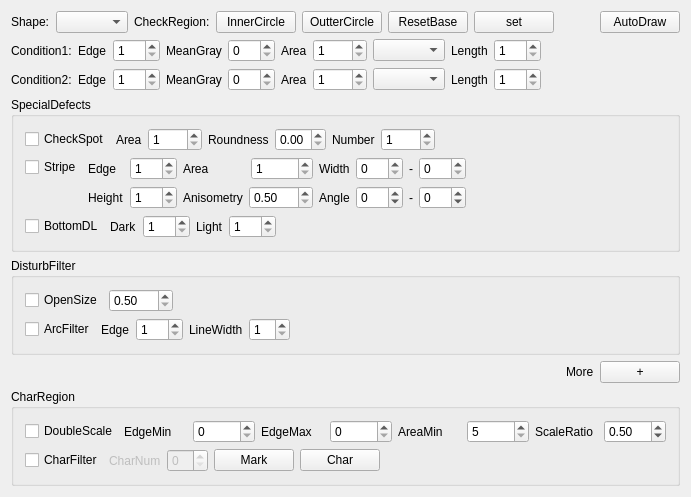
<?xml version="1.0" encoding="UTF-8"?>
<ui version="4.0">
 <class>CDlgBInReg</class>
 <widget class="CItemDlg" name="CDlgBInReg">
  <property name="geometry">
   <rect>
    <x>0</x>
    <y>0</y>
    <width>665</width>
    <height>464</height>
   </rect>
  </property>
  <property name="windowTitle">
   <string>Bottom InnerRegion Dialog</string>
  </property>
  <layout class="QVBoxLayout" name="verticalLayout_9">
   <item>
    <layout class="QHBoxLayout" name="horizontalLayout">
     <property name="sizeConstraint">
      <enum>QLayout::SetFixedSize</enum>
     </property>
     <item>
      <widget class="QLabel" name="label_2">
       <property name="text">
        <string>Shape:</string>
       </property>
      </widget>
     </item>
     <item>
      <widget class="QComboBox" name="comboMethod"/>
     </item>
     <item>
      <widget class="QLabel" name="label_6">
       <property name="text">
        <string>CheckRegion:</string>
       </property>
      </widget>
     </item>
     <item>
      <widget class="QPushButton" name="btnInCircle">
       <property name="text">
        <string>InnerCircle</string>
       </property>
      </widget>
     </item>
     <item>
      <widget class="QPushButton" name="btnOutCircle">
       <property name="sizePolicy">
        <sizepolicy hsizetype="Minimum" vsizetype="Minimum">
         <horstretch>0</horstretch>
         <verstretch>0</verstretch>
        </sizepolicy>
       </property>
       <property name="text">
        <string>OutterCircle</string>
       </property>
      </widget>
     </item>
     <item>
      <widget class="QPushButton" name="btnResetBase">
       <property name="text">
        <string>ResetBase</string>
       </property>
      </widget>
     </item>
     <item>
      <widget class="QPushButton" name="btnSetShape">
       <property name="text">
        <string>set</string>
       </property>
      </widget>
     </item>
     <item>
      <spacer name="horizontalSpacer">
       <property name="orientation">
        <enum>Qt::Horizontal</enum>
       </property>
       <property name="sizeType">
        <enum>QSizePolicy::Minimum</enum>
       </property>
       <property name="sizeHint" stdset="0">
        <size>
         <width>40</width>
         <height>20</height>
        </size>
       </property>
      </spacer>
     </item>
     <item>
      <widget class="QPushButton" name="btnAutoDraw">
       <property name="text">
        <string>AutoDraw</string>
       </property>
      </widget>
     </item>
    </layout>
   </item>
   <item>
    <layout class="QHBoxLayout" name="horizontalLayout_2">
     <item>
      <widget class="QLabel" name="labelCondition1">
       <property name="text">
        <string>Condition1:</string>
       </property>
      </widget>
     </item>
     <item>
      <widget class="QLabel" name="label_8">
       <property name="text">
        <string>Edge</string>
       </property>
      </widget>
     </item>
     <item>
      <widget class="QSpinBox" name="spinEdge1">
       <property name="contextMenuPolicy">
        <enum>Qt::NoContextMenu</enum>
       </property>
       <property name="minimum">
        <number>1</number>
       </property>
       <property name="maximum">
        <number>255</number>
       </property>
      </widget>
     </item>
     <item>
      <widget class="QLabel" name="label_13">
       <property name="text">
        <string>MeanGray</string>
       </property>
      </widget>
     </item>
     <item>
      <widget class="QSpinBox" name="spinMeanGray1">
       <property name="contextMenuPolicy">
        <enum>Qt::NoContextMenu</enum>
       </property>
       <property name="minimum">
        <number>0</number>
       </property>
       <property name="maximum">
        <number>255</number>
       </property>
       <property name="value">
        <number>0</number>
       </property>
      </widget>
     </item>
     <item>
      <widget class="QLabel" name="label_9">
       <property name="text">
        <string>Area</string>
       </property>
      </widget>
     </item>
     <item>
      <widget class="QSpinBox" name="spinArea1">
       <property name="contextMenuPolicy">
        <enum>Qt::NoContextMenu</enum>
       </property>
       <property name="minimum">
        <number>1</number>
       </property>
       <property name="maximum">
        <number>9999</number>
       </property>
      </widget>
     </item>
     <item>
      <widget class="QComboBox" name="comboOperation1"/>
     </item>
     <item>
      <widget class="QLabel" name="label_10">
       <property name="text">
        <string>Length</string>
       </property>
      </widget>
     </item>
     <item>
      <widget class="QSpinBox" name="spinLen1">
       <property name="contextMenuPolicy">
        <enum>Qt::NoContextMenu</enum>
       </property>
       <property name="minimum">
        <number>1</number>
       </property>
       <property name="maximum">
        <number>999</number>
       </property>
      </widget>
     </item>
     <item>
      <spacer name="horizontalSpacer_9">
       <property name="orientation">
        <enum>Qt::Horizontal</enum>
       </property>
       <property name="sizeHint" stdset="0">
        <size>
         <width>40</width>
         <height>20</height>
        </size>
       </property>
      </spacer>
     </item>
    </layout>
   </item>
   <item>
    <layout class="QHBoxLayout" name="horizontalLayout_3">
     <item>
      <widget class="QLabel" name="labelCondition2">
       <property name="text">
        <string>Condition2:</string>
       </property>
      </widget>
     </item>
     <item>
      <widget class="QLabel" name="label_11">
       <property name="text">
        <string>Edge</string>
       </property>
      </widget>
     </item>
     <item>
      <widget class="QSpinBox" name="spinEdge2">
       <property name="contextMenuPolicy">
        <enum>Qt::NoContextMenu</enum>
       </property>
       <property name="minimum">
        <number>1</number>
       </property>
       <property name="maximum">
        <number>255</number>
       </property>
      </widget>
     </item>
     <item>
      <widget class="QLabel" name="label_17">
       <property name="text">
        <string>MeanGray</string>
       </property>
      </widget>
     </item>
     <item>
      <widget class="QSpinBox" name="spinMeanGray2">
       <property name="contextMenuPolicy">
        <enum>Qt::NoContextMenu</enum>
       </property>
       <property name="minimum">
        <number>0</number>
       </property>
       <property name="maximum">
        <number>255</number>
       </property>
      </widget>
     </item>
     <item>
      <widget class="QLabel" name="label_12">
       <property name="text">
        <string>Area</string>
       </property>
      </widget>
     </item>
     <item>
      <widget class="QSpinBox" name="spinArea2">
       <property name="contextMenuPolicy">
        <enum>Qt::NoContextMenu</enum>
       </property>
       <property name="minimum">
        <number>1</number>
       </property>
       <property name="maximum">
        <number>9999</number>
       </property>
      </widget>
     </item>
     <item>
      <widget class="QComboBox" name="comboOperation2"/>
     </item>
     <item>
      <widget class="QLabel" name="label_14">
       <property name="text">
        <string>Length</string>
       </property>
      </widget>
     </item>
     <item>
      <widget class="QSpinBox" name="spinLen2">
       <property name="contextMenuPolicy">
        <enum>Qt::NoContextMenu</enum>
       </property>
       <property name="minimum">
        <number>1</number>
       </property>
       <property name="maximum">
        <number>999</number>
       </property>
      </widget>
     </item>
     <item>
      <spacer name="horizontalSpacer_10">
       <property name="orientation">
        <enum>Qt::Horizontal</enum>
       </property>
       <property name="sizeHint" stdset="0">
        <size>
         <width>40</width>
         <height>20</height>
        </size>
       </property>
      </spacer>
     </item>
    </layout>
   </item>
   <item>
    <widget class="QGroupBox" name="groupBox_3">
     <property name="title">
      <string>SpecialDefects</string>
     </property>
     <layout class="QVBoxLayout" name="verticalLayout_2">
      <item>
       <layout class="QHBoxLayout" name="horizontalLayout_9">
        <item>
         <widget class="QCheckBox" name="checkSpot">
          <property name="text">
           <string>CheckSpot</string>
          </property>
         </widget>
        </item>
        <item>
         <widget class="QLabel" name="label_21">
          <property name="text">
           <string>Area</string>
          </property>
         </widget>
        </item>
        <item>
         <widget class="QSpinBox" name="spinAreaSpot">
          <property name="contextMenuPolicy">
           <enum>Qt::NoContextMenu</enum>
          </property>
          <property name="minimum">
           <number>1</number>
          </property>
          <property name="maximum">
           <number>9999</number>
          </property>
         </widget>
        </item>
        <item>
         <widget class="QLabel" name="label_20">
          <property name="text">
           <string>Roundness</string>
          </property>
         </widget>
        </item>
        <item>
         <widget class="QDoubleSpinBox" name="spinRoundness">
          <property name="contextMenuPolicy">
           <enum>Qt::NoContextMenu</enum>
          </property>
          <property name="maximum">
           <double>1.000000000000000</double>
          </property>
          <property name="singleStep">
           <double>0.050000000000000</double>
          </property>
         </widget>
        </item>
        <item>
         <widget class="QLabel" name="label_22">
          <property name="text">
           <string>Number</string>
          </property>
         </widget>
        </item>
        <item>
         <widget class="QSpinBox" name="spinSpotNum">
          <property name="contextMenuPolicy">
           <enum>Qt::NoContextMenu</enum>
          </property>
          <property name="minimum">
           <number>1</number>
          </property>
          <property name="maximum">
           <number>9999</number>
          </property>
         </widget>
        </item>
        <item>
         <spacer name="horizontalSpacer_6">
          <property name="orientation">
           <enum>Qt::Horizontal</enum>
          </property>
          <property name="sizeHint" stdset="0">
           <size>
            <width>40</width>
            <height>20</height>
           </size>
          </property>
         </spacer>
        </item>
       </layout>
      </item>
      <item>
       <layout class="QHBoxLayout" name="horizontalLayout_16">
        <item>
         <layout class="QVBoxLayout" name="verticalLayout">
          <item>
           <widget class="QCheckBox" name="checkStripe">
            <property name="text">
             <string>Stripe</string>
            </property>
           </widget>
          </item>
          <item>
           <spacer name="verticalSpacer">
            <property name="orientation">
             <enum>Qt::Vertical</enum>
            </property>
            <property name="sizeHint" stdset="0">
             <size>
              <width>20</width>
              <height>18</height>
             </size>
            </property>
           </spacer>
          </item>
         </layout>
        </item>
        <item>
         <layout class="QVBoxLayout" name="verticalLayout_4">
          <item>
           <layout class="QHBoxLayout" name="horizontalLayout_10">
            <item>
             <widget class="QLabel" name="labelCondition2_4">
              <property name="text">
               <string>Edge</string>
              </property>
             </widget>
            </item>
            <item>
             <widget class="QSpinBox" name="spinStripeEdge">
              <property name="contextMenuPolicy">
               <enum>Qt::NoContextMenu</enum>
              </property>
              <property name="minimum">
               <number>1</number>
              </property>
              <property name="maximum">
               <number>255</number>
              </property>
             </widget>
            </item>
           </layout>
          </item>
          <item>
           <layout class="QHBoxLayout" name="horizontalLayout_11">
            <item>
             <widget class="QLabel" name="label_26">
              <property name="text">
               <string>Height</string>
              </property>
             </widget>
            </item>
            <item>
             <widget class="QSpinBox" name="spinStripeHeight">
              <property name="contextMenuPolicy">
               <enum>Qt::NoContextMenu</enum>
              </property>
              <property name="minimum">
               <number>1</number>
              </property>
              <property name="maximum">
               <number>999</number>
              </property>
             </widget>
            </item>
           </layout>
          </item>
         </layout>
        </item>
        <item>
         <layout class="QVBoxLayout" name="verticalLayout_5">
          <item>
           <layout class="QHBoxLayout" name="horizontalLayout_12">
            <item>
             <widget class="QLabel" name="label_23">
              <property name="text">
               <string>Area</string>
              </property>
             </widget>
            </item>
            <item>
             <widget class="QSpinBox" name="spinStripeArea">
              <property name="contextMenuPolicy">
               <enum>Qt::NoContextMenu</enum>
              </property>
              <property name="minimum">
               <number>1</number>
              </property>
              <property name="maximum">
               <number>9999</number>
              </property>
             </widget>
            </item>
           </layout>
          </item>
          <item>
           <layout class="QHBoxLayout" name="horizontalLayout_13">
            <item>
             <widget class="QLabel" name="label_25">
              <property name="text">
               <string>Anisometry</string>
              </property>
             </widget>
            </item>
            <item>
             <widget class="QDoubleSpinBox" name="spinStripeAnisometry">
              <property name="contextMenuPolicy">
               <enum>Qt::NoContextMenu</enum>
              </property>
              <property name="minimum">
               <double>0.500000000000000</double>
              </property>
              <property name="maximum">
               <double>100.000000000000000</double>
              </property>
              <property name="singleStep">
               <double>0.500000000000000</double>
              </property>
             </widget>
            </item>
           </layout>
          </item>
         </layout>
        </item>
        <item>
         <layout class="QVBoxLayout" name="verticalLayout_6">
          <item>
           <layout class="QHBoxLayout" name="horizontalLayout_14">
            <item>
             <widget class="QLabel" name="label_24">
              <property name="text">
               <string>Width</string>
              </property>
             </widget>
            </item>
            <item>
             <widget class="QSpinBox" name="spinStripeWidthL">
              <property name="contextMenuPolicy">
               <enum>Qt::NoContextMenu</enum>
              </property>
              <property name="minimum">
               <number>0</number>
              </property>
              <property name="maximum">
               <number>999</number>
              </property>
             </widget>
            </item>
            <item>
             <widget class="QLabel" name="label_41">
              <property name="text">
               <string>-</string>
              </property>
              <property name="textFormat">
               <enum>Qt::AutoText</enum>
              </property>
              <property name="alignment">
               <set>Qt::AlignCenter</set>
              </property>
             </widget>
            </item>
            <item>
             <widget class="QSpinBox" name="spinStripeWidthH">
              <property name="contextMenuPolicy">
               <enum>Qt::NoContextMenu</enum>
              </property>
              <property name="minimum">
               <number>0</number>
              </property>
              <property name="maximum">
               <number>999</number>
              </property>
             </widget>
            </item>
           </layout>
          </item>
          <item>
           <layout class="QHBoxLayout" name="horizontalLayout_15">
            <item>
             <widget class="QLabel" name="label_27">
              <property name="text">
               <string>Angle</string>
              </property>
             </widget>
            </item>
            <item>
             <widget class="QSpinBox" name="spinStripeAngleL">
              <property name="contextMenuPolicy">
               <enum>Qt::NoContextMenu</enum>
              </property>
              <property name="minimum">
               <number>-90</number>
              </property>
              <property name="maximum">
               <number>180</number>
              </property>
             </widget>
            </item>
            <item>
             <widget class="QLabel" name="label_40">
              <property name="text">
               <string>-</string>
              </property>
              <property name="textFormat">
               <enum>Qt::AutoText</enum>
              </property>
              <property name="alignment">
               <set>Qt::AlignCenter</set>
              </property>
             </widget>
            </item>
            <item>
             <widget class="QSpinBox" name="spinStripeAngleH">
              <property name="contextMenuPolicy">
               <enum>Qt::NoContextMenu</enum>
              </property>
              <property name="minimum">
               <number>-90</number>
              </property>
              <property name="maximum">
               <number>180</number>
              </property>
             </widget>
            </item>
           </layout>
          </item>
         </layout>
        </item>
        <item>
         <layout class="QVBoxLayout" name="verticalLayout_7">
          <item>
           <spacer name="horizontalSpacer_7">
            <property name="orientation">
             <enum>Qt::Horizontal</enum>
            </property>
            <property name="sizeHint" stdset="0">
             <size>
              <width>40</width>
              <height>20</height>
             </size>
            </property>
           </spacer>
          </item>
          <item>
           <spacer name="horizontalSpacer_8">
            <property name="orientation">
             <enum>Qt::Horizontal</enum>
            </property>
            <property name="sizeHint" stdset="0">
             <size>
              <width>40</width>
              <height>20</height>
             </size>
            </property>
           </spacer>
          </item>
         </layout>
        </item>
       </layout>
      </item>
      <item>
       <layout class="QHBoxLayout" name="horizontalLayout_5">
        <item>
         <widget class="QCheckBox" name="checkBottomDL">
          <property name="text">
           <string>BottomDL</string>
          </property>
         </widget>
        </item>
        <item>
         <widget class="QLabel" name="label_15">
          <property name="text">
           <string>Dark</string>
          </property>
         </widget>
        </item>
        <item>
         <widget class="QSpinBox" name="spinDarkGray">
          <property name="contextMenuPolicy">
           <enum>Qt::NoContextMenu</enum>
          </property>
          <property name="minimum">
           <number>1</number>
          </property>
          <property name="maximum">
           <number>255</number>
          </property>
         </widget>
        </item>
        <item>
         <widget class="QLabel" name="label_16">
          <property name="text">
           <string>Light</string>
          </property>
         </widget>
        </item>
        <item>
         <widget class="QSpinBox" name="spinLightGray">
          <property name="contextMenuPolicy">
           <enum>Qt::NoContextMenu</enum>
          </property>
          <property name="minimum">
           <number>1</number>
          </property>
          <property name="maximum">
           <number>255</number>
          </property>
         </widget>
        </item>
        <item>
         <spacer name="horizontalSpacer_4">
          <property name="orientation">
           <enum>Qt::Horizontal</enum>
          </property>
          <property name="sizeHint" stdset="0">
           <size>
            <width>40</width>
            <height>20</height>
           </size>
          </property>
         </spacer>
        </item>
       </layout>
      </item>
     </layout>
    </widget>
   </item>
   <item>
    <widget class="QGroupBox" name="groupBox_2">
     <property name="title">
      <string>DisturbFilter</string>
     </property>
     <layout class="QVBoxLayout" name="verticalLayout_3">
      <item>
       <layout class="QHBoxLayout" name="horizontalLayout_4">
        <item>
         <widget class="QCheckBox" name="checkOpen">
          <property name="text">
           <string>OpenSize</string>
          </property>
         </widget>
        </item>
        <item>
         <widget class="QDoubleSpinBox" name="spinOpenSize">
          <property name="contextMenuPolicy">
           <enum>Qt::NoContextMenu</enum>
          </property>
          <property name="minimum">
           <double>0.500000000000000</double>
          </property>
          <property name="maximum">
           <double>100.000000000000000</double>
          </property>
          <property name="singleStep">
           <double>0.500000000000000</double>
          </property>
         </widget>
        </item>
        <item>
         <spacer name="horizontalSpacer_3">
          <property name="orientation">
           <enum>Qt::Horizontal</enum>
          </property>
          <property name="sizeHint" stdset="0">
           <size>
            <width>40</width>
            <height>20</height>
           </size>
          </property>
         </spacer>
        </item>
       </layout>
      </item>
      <item>
       <layout class="QHBoxLayout" name="horizontalLayout_6">
        <item>
         <widget class="QCheckBox" name="checkArc">
          <property name="text">
           <string>ArcFilter</string>
          </property>
         </widget>
        </item>
        <item>
         <widget class="QLabel" name="label_18">
          <property name="text">
           <string>Edge</string>
          </property>
         </widget>
        </item>
        <item>
         <widget class="QSpinBox" name="spinArcEdge">
          <property name="contextMenuPolicy">
           <enum>Qt::NoContextMenu</enum>
          </property>
          <property name="minimum">
           <number>1</number>
          </property>
          <property name="maximum">
           <number>255</number>
          </property>
         </widget>
        </item>
        <item>
         <widget class="QLabel" name="label_19">
          <property name="text">
           <string>LineWidth</string>
          </property>
         </widget>
        </item>
        <item>
         <widget class="QSpinBox" name="spinArcWidth">
          <property name="contextMenuPolicy">
           <enum>Qt::NoContextMenu</enum>
          </property>
          <property name="minimum">
           <number>1</number>
          </property>
          <property name="maximum">
           <number>99</number>
          </property>
         </widget>
        </item>
        <item>
         <spacer name="horizontalSpacer_5">
          <property name="orientation">
           <enum>Qt::Horizontal</enum>
          </property>
          <property name="sizeHint" stdset="0">
           <size>
            <width>40</width>
            <height>20</height>
           </size>
          </property>
         </spacer>
        </item>
       </layout>
      </item>
     </layout>
    </widget>
   </item>
   <item>
    <layout class="QHBoxLayout" name="horizontalLayout_17">
     <item>
      <spacer name="horizontalSpacer_35">
       <property name="orientation">
        <enum>Qt::Horizontal</enum>
       </property>
       <property name="sizeHint" stdset="0">
        <size>
         <width>40</width>
         <height>20</height>
        </size>
       </property>
      </spacer>
     </item>
     <item>
      <widget class="QLabel" name="label_more">
       <property name="text">
        <string>More</string>
       </property>
      </widget>
     </item>
     <item>
      <widget class="QPushButton" name="btnBinRegExp_Def">
       <property name="sizePolicy">
        <sizepolicy hsizetype="Fixed" vsizetype="Fixed">
         <horstretch>0</horstretch>
         <verstretch>0</verstretch>
        </sizepolicy>
       </property>
       <property name="text">
        <string>+</string>
       </property>
      </widget>
     </item>
    </layout>
   </item>
   <item>
    <widget class="QGroupBox" name="groupBox">
     <property name="title">
      <string>CharRegion</string>
     </property>
     <layout class="QVBoxLayout" name="verticalLayout_8">
      <item>
       <layout class="QHBoxLayout" name="horizontalLayout_7">
        <item>
         <widget class="QCheckBox" name="checkDoubleScale">
          <property name="text">
           <string>DoubleScale</string>
          </property>
         </widget>
        </item>
        <item>
         <widget class="QLabel" name="label_3">
          <property name="text">
           <string>EdgeMin</string>
          </property>
         </widget>
        </item>
        <item>
         <widget class="QSpinBox" name="spinEdgeMin">
          <property name="contextMenuPolicy">
           <enum>Qt::NoContextMenu</enum>
          </property>
          <property name="maximum">
           <number>255</number>
          </property>
         </widget>
        </item>
        <item>
         <widget class="QLabel" name="label_4">
          <property name="text">
           <string>EdgeMax</string>
          </property>
         </widget>
        </item>
        <item>
         <widget class="QSpinBox" name="spinEdgeMax">
          <property name="contextMenuPolicy">
           <enum>Qt::NoContextMenu</enum>
          </property>
          <property name="maximum">
           <number>255</number>
          </property>
         </widget>
        </item>
        <item>
         <widget class="QLabel" name="label_5">
          <property name="text">
           <string>AreaMin</string>
          </property>
         </widget>
        </item>
        <item>
         <widget class="QSpinBox" name="spinAreaMin">
          <property name="contextMenuPolicy">
           <enum>Qt::NoContextMenu</enum>
          </property>
          <property name="minimum">
           <number>5</number>
          </property>
          <property name="maximum">
           <number>99999</number>
          </property>
         </widget>
        </item>
        <item>
         <widget class="QLabel" name="label_7">
          <property name="text">
           <string>ScaleRatio</string>
          </property>
         </widget>
        </item>
        <item>
         <widget class="QDoubleSpinBox" name="spinScaleRatio">
          <property name="contextMenuPolicy">
           <enum>Qt::NoContextMenu</enum>
          </property>
          <property name="maximum">
           <double>1.000000000000000</double>
          </property>
          <property name="singleStep">
           <double>0.050000000000000</double>
          </property>
          <property name="value">
           <double>0.500000000000000</double>
          </property>
         </widget>
        </item>
       </layout>
      </item>
      <item>
       <layout class="QHBoxLayout" name="horizontalLayout_8">
        <item>
         <widget class="QCheckBox" name="checkChar">
          <property name="text">
           <string>CharFilter</string>
          </property>
         </widget>
        </item>
        <item>
         <widget class="QLabel" name="label">
          <property name="enabled">
           <bool>false</bool>
          </property>
          <property name="text">
           <string>CharNum</string>
          </property>
         </widget>
        </item>
        <item>
         <widget class="QSpinBox" name="spinCharNum">
          <property name="enabled">
           <bool>false</bool>
          </property>
         </widget>
        </item>
        <item>
         <widget class="QPushButton" name="btnMark">
          <property name="text">
           <string>Mark</string>
          </property>
         </widget>
        </item>
        <item>
         <widget class="QPushButton" name="btnChar">
          <property name="text">
           <string>Char</string>
          </property>
         </widget>
        </item>
        <item>
         <spacer name="horizontalSpacer_2">
          <property name="orientation">
           <enum>Qt::Horizontal</enum>
          </property>
          <property name="sizeHint" stdset="0">
           <size>
            <width>16</width>
            <height>17</height>
           </size>
          </property>
         </spacer>
        </item>
       </layout>
      </item>
     </layout>
    </widget>
   </item>
  </layout>
  <zorder>groupBox</zorder>
  <zorder>groupBox_2</zorder>
  <zorder>groupBox_3</zorder>
 </widget>
 <layoutdefault spacing="6" margin="11"/>
 <customwidgets>
  <customwidget>
   <class>CItemDlg</class>
   <extends>QWidget</extends>
   <header>citemdlg.h</header>
   <container>1</container>
  </customwidget>
 </customwidgets>
 <resources/>
 <connections/>
 <slots>
  <slot>accept()</slot>
  <slot>reject()</slot>
 </slots>
</ui>
